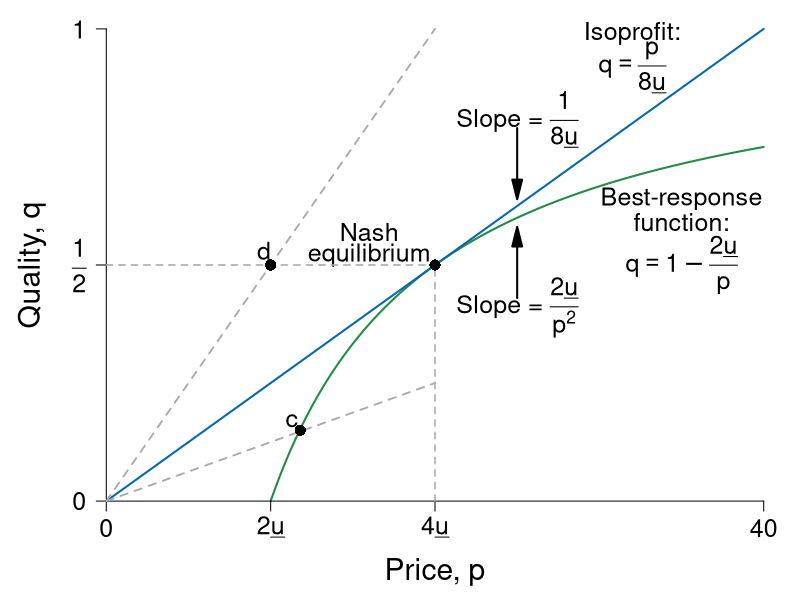

Recreate this plot in R.
require(ggplot2)
require(shape)
pdf(file = "information_power/ch11_fig5.pdf", width = 9, height = 7)

#Set parameters for graphics
axislabelsize <- 1.8
labelsize <- 1.5
namesize <- 1.8
annotatesize <- 1.5
graphlinewidth <- 2
segmentlinewidth <- 1.5

COL <- c("#7fc97f", "#beaed4", "#fdc086", "#ffff99", "#386cb0", "#f0027f", "#bf5b17", "#666666")
COLA <- c("#e0f3db", "#99d8c9","#66c2a4","#41ae76", "#238b45", "#005824")
COLB <- c("#c6dbef", "#4eb3d3", "#2b8cbe", "#0868ac","#084081")
COLC <- c("#fcfbfd", "#efedf5", "#dadaeb", "#bcbddc", "#9e9ac8", "#807dba", "#6a51a3", "#54278f", "#3f007d")

brfFn <- function(p, delta = 5) {
  1 - (2 * delta) / p
}

solowCondition <- function(p, delta = 5){
  (p*(1/(8*delta)))
}

#COL <- c("#1B9E77", "#D95F02", "#7570B3", "#E7298A", "#66A61E", "#E6AB02", "#A6761D", "#666666")
COL <- c("#7fc97f", "#beaed4", "#fdc086", "#ffff99")
par(mar =  c(4, 4, 0.5, 0.5))
xlims <- c(0, 40)
ylims <- c(0, 1)


plot(0, 0, xlim = xlims, ylim = ylims, type = "n",
     xlab = "",
     ylab = "",
     xaxt = "n", yaxt = "n", cex.lab = axislabelsize, bty = "n")

npts <- 500 
npts2 <- 501
#Specify the sequences of points for graphing. 
xx1 <- seq(10, xlims[2], length.out = npts)
xx2 <- seq(xlims[1], xlims[2], length.out = npts)

#Draw the lines for the graphs
lines(xx1, brfFn(xx1), col = COLA[5], lwd = graphlinewidth)
lines(xx2, solowCondition(xx2, delta = 5), col = COLB[4], lwd = graphlinewidth)

#Customize ticks and labels for the plot
ticksy <- c(0, 0.5, 1)
ylabels <- c(0, expression(paste(frac(1,2))), 1)
ticksx <- c(0, 10, 20, 40)
xlabels <- c(0, expression(paste(2*underline("u"))), expression(paste(4*underline("u"))), 40)
axis(1, at = ticksx, pos = 0, labels = xlabels, cex.axis = labelsize)
axis(2, at = ticksy, pos = 0, labels = ylabels, las = 1, cex.axis = labelsize)

mtext(expression(paste("Price, ", p)), side = 1, line = 2.5, cex = axislabelsize)
text(-4.5, 0.5*ylims[2], expression(paste("Quality, ", q)), xpd = TRUE, cex = axislabelsize, srt = 90) 

#Annotation of the three graphs and the NE
text(32, 0.99, expression(paste("Isoprofit:")), cex = annotatesize)
text(32, 0.92, expression(paste(q == frac(p, 8*underline("u")))), cex = annotatesize)
text(35, 0.64, expression(paste("Best-response")), cex = annotatesize)
text(35, 0.59, expression(paste("function:")), cex = annotatesize)
text(35, 0.50, expression(paste(q == 1 - frac(2*underline("u"), p))), cex = annotatesize)
text(16, 0.57, expression(paste("Nash")), cex = annotatesize)
text(16, 0.52, expression(paste("equilibrium")), cex = annotatesize)

#Lines for the coordinates of the Nash equilbrium
segments(20, 0, 20, 0.5, lty = 2, col = "darkgray", lwd = segmentlinewidth)
segments(0, 0.5, 20, 0.5, lty = 2, col = "darkgray", lwd = segmentlinewidth)

#Iso-profit slope annotation
text(25, 0.81, expression(paste("Slope = ", frac(1, 8*underline("u")))), cex = annotatesize)
Arrows(25, 0.79, 25, 0.66, col = "black", lty = 1, lwd = 2, arr.type = "triangle")

#BRF Slope annotation
text(25, 0.41, expression(paste("Slope = ", frac(2*underline("u"), p^2))), cex = annotatesize)
Arrows(25, 0.43, 25, 0.56, col = "black", lty = 1, lwd = 2, arr.type = "triangle")

#Add a point for the NE
points(20, 0.5, pch = 16, col = "black", cex = 1.5)

#Add a ray and a point for d.  
segments(0, 0, 20, 1, lty = 2, lwd = 1.8, col = "darkgray")
points(10, 0.5, pch = 16, col = "black", cex = 1.5)
text(9.6, 0.53, expression(paste("d")), cex = annotatesize)

#Add a ray and a point for a. 
segments(0, 0, 20, 0.25, lty = 2, lwd = 1.8, col = "darkgray")
points(11.8, 0.15, pch = 16, col = "black", cex = 1.5)
text(11.3, 0.17, expression(paste("c")), cex = annotatesize)

dev.off()
